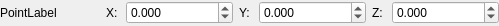
<?xml version="1.0" encoding="UTF-8"?>
<ui version="4.0">
 <class>CTiglPointWidget</class>
 <widget class="QWidget" name="CTiglPointWidget">
  <property name="geometry">
   <rect>
    <x>0</x>
    <y>0</y>
    <width>499</width>
    <height>26</height>
   </rect>
  </property>
  <property name="sizePolicy">
   <sizepolicy hsizetype="Preferred" vsizetype="Preferred">
    <horstretch>0</horstretch>
    <verstretch>0</verstretch>
   </sizepolicy>
  </property>
  <property name="maximumSize">
   <size>
    <width>16777215</width>
    <height>16777215</height>
   </size>
  </property>
  <property name="windowTitle">
   <string>Form</string>
  </property>
  <layout class="QHBoxLayout" name="horizontalLayout">
   <property name="leftMargin">
    <number>0</number>
   </property>
   <property name="topMargin">
    <number>0</number>
   </property>
   <property name="rightMargin">
    <number>0</number>
   </property>
   <property name="bottomMargin">
    <number>0</number>
   </property>
   <item>
    <widget class="QLabel" name="label">
     <property name="sizePolicy">
      <sizepolicy hsizetype="Fixed" vsizetype="Preferred">
       <horstretch>0</horstretch>
       <verstretch>0</verstretch>
      </sizepolicy>
     </property>
     <property name="minimumSize">
      <size>
       <width>100</width>
       <height>0</height>
      </size>
     </property>
     <property name="maximumSize">
      <size>
       <width>100</width>
       <height>16777215</height>
      </size>
     </property>
     <property name="baseSize">
      <size>
       <width>0</width>
       <height>100</height>
      </size>
     </property>
     <property name="text">
      <string>PointLabel</string>
     </property>
    </widget>
   </item>
   <item>
    <widget class="QLabel" name="labelX">
     <property name="sizePolicy">
      <sizepolicy hsizetype="Fixed" vsizetype="Preferred">
       <horstretch>0</horstretch>
       <verstretch>0</verstretch>
      </sizepolicy>
     </property>
     <property name="minimumSize">
      <size>
       <width>14</width>
       <height>0</height>
      </size>
     </property>
     <property name="maximumSize">
      <size>
       <width>14</width>
       <height>16777215</height>
      </size>
     </property>
     <property name="text">
      <string>X:</string>
     </property>
     <property name="alignment">
      <set>Qt::AlignLeading|Qt::AlignLeft|Qt::AlignVCenter</set>
     </property>
    </widget>
   </item>
   <item>
    <widget class="QDoubleSpinBox" name="spinBoxX">
     <property name="decimals">
      <number>3</number>
     </property>
     <property name="minimum">
      <double>-10000.000000000000000</double>
     </property>
     <property name="maximum">
      <double>10000.000000000000000</double>
     </property>
    </widget>
   </item>
   <item>
    <widget class="QLabel" name="labelY">
     <property name="sizePolicy">
      <sizepolicy hsizetype="Fixed" vsizetype="Preferred">
       <horstretch>0</horstretch>
       <verstretch>0</verstretch>
      </sizepolicy>
     </property>
     <property name="minimumSize">
      <size>
       <width>14</width>
       <height>0</height>
      </size>
     </property>
     <property name="maximumSize">
      <size>
       <width>14</width>
       <height>16777215</height>
      </size>
     </property>
     <property name="text">
      <string>Y:</string>
     </property>
     <property name="alignment">
      <set>Qt::AlignLeading|Qt::AlignLeft|Qt::AlignVCenter</set>
     </property>
    </widget>
   </item>
   <item>
    <widget class="QDoubleSpinBox" name="spinBoxY">
     <property name="sizePolicy">
      <sizepolicy hsizetype="Minimum" vsizetype="Fixed">
       <horstretch>0</horstretch>
       <verstretch>0</verstretch>
      </sizepolicy>
     </property>
     <property name="decimals">
      <number>3</number>
     </property>
     <property name="minimum">
      <double>-10000.000000000000000</double>
     </property>
     <property name="maximum">
      <double>10000.000000000000000</double>
     </property>
    </widget>
   </item>
   <item>
    <widget class="QLabel" name="label_4">
     <property name="sizePolicy">
      <sizepolicy hsizetype="Fixed" vsizetype="Preferred">
       <horstretch>0</horstretch>
       <verstretch>0</verstretch>
      </sizepolicy>
     </property>
     <property name="minimumSize">
      <size>
       <width>14</width>
       <height>0</height>
      </size>
     </property>
     <property name="maximumSize">
      <size>
       <width>14</width>
       <height>16777215</height>
      </size>
     </property>
     <property name="text">
      <string>Z:</string>
     </property>
     <property name="alignment">
      <set>Qt::AlignLeading|Qt::AlignLeft|Qt::AlignVCenter</set>
     </property>
    </widget>
   </item>
   <item>
    <widget class="QDoubleSpinBox" name="spinBoxZ">
     <property name="decimals">
      <number>3</number>
     </property>
     <property name="minimum">
      <double>-10000.000000000000000</double>
     </property>
     <property name="maximum">
      <double>10000.000000000000000</double>
     </property>
    </widget>
   </item>
  </layout>
 </widget>
 <resources/>
 <connections/>
</ui>
